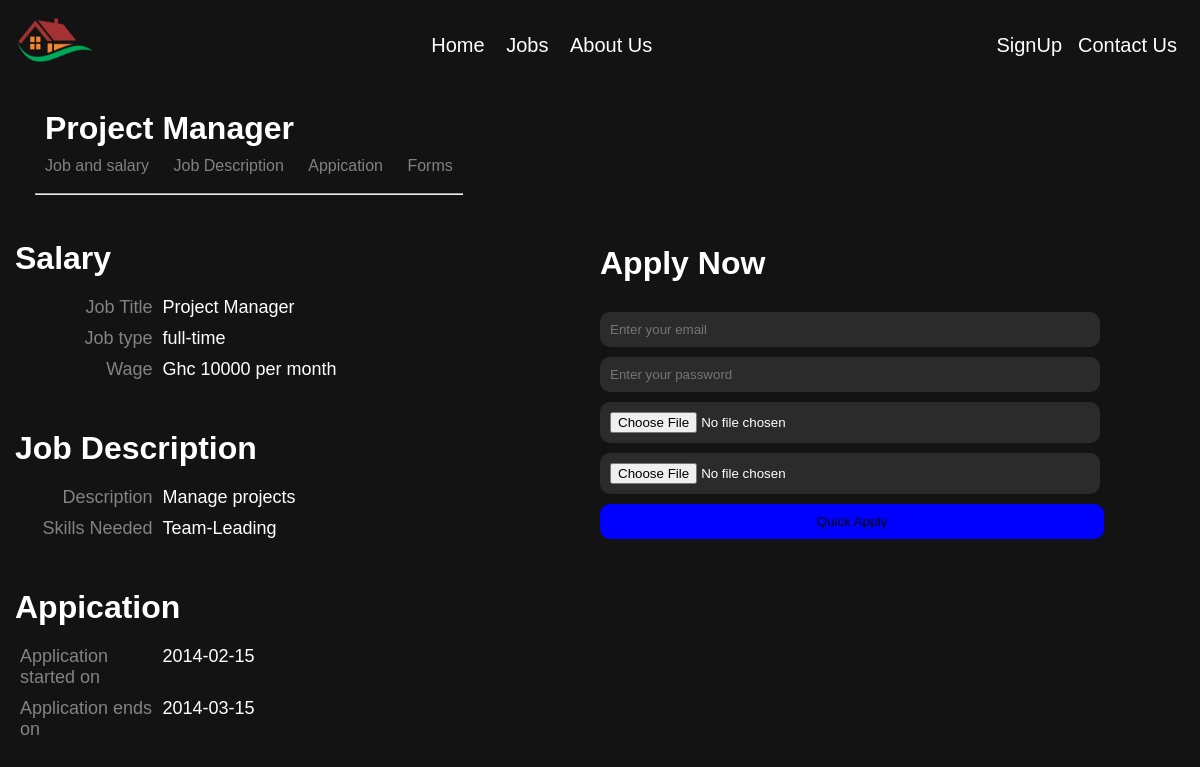
/job/1, run on an earlier commit of the app's database.
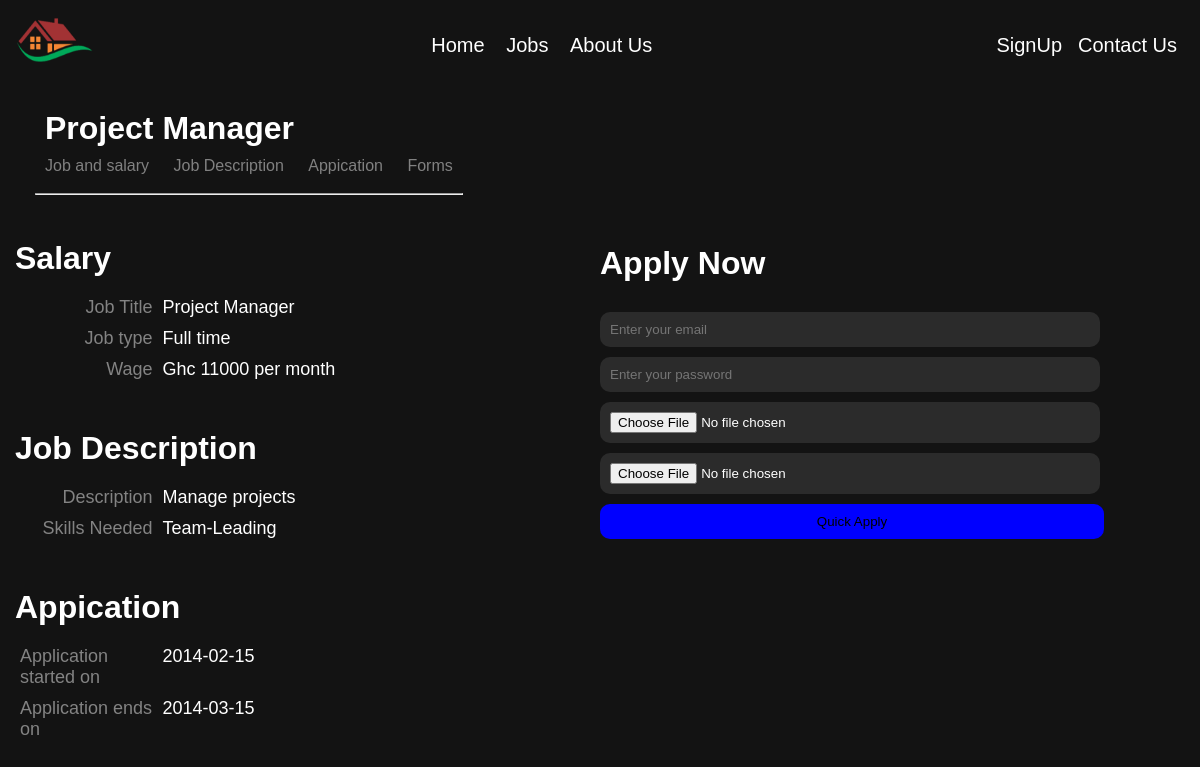
And on a later commit of the database.
### mainApp/models.py (models this page shows)
class Job(db.Model):
    id = db.Column(db.Integer, primary_key=True, nullable=False, autoincrement=True)
    name = db.Column(db.String(50), nullable=False)
    isAvailable = db.Column(db.Boolean, default=True)
    job_description = db.Column(db.String(300), default='No information')
    salary = db.Column(db.Integer)
    skills = db.Column(db.String(100))
    startApply = db.Column(db.Date, default=datetime.date.today())
    endApply = db.Column(db.Date, default=None)
    type = db.Column(db.String(10), default="Full time")
    EMPLOYEE = db.relationship('Employee', backref='employee', cascade='all,delete-orphan')
    APPLICANT = db.relationship('Applicant', backref='applicant', cascade='all,delete-orphan')

### mainApp/views.py (the view, shortened to what this page needs)
@login_required
@views.route('/job/<int:id>', methods = ['GET', 'POST'])
def job(id):
    job = Job.query.filter_by(id=id).first()
    return render_template('job.html', user=current_user, job=job)

### mainApp/templates/job.html (shortened to what this page needs)
{% extends 'base.html' %}
{% block body %}
    {% include 'navbar.html' %}
    <div class="header">
        <div class="header2">
            <div id="name">
                <h1>{{job.name|title}}</h1>
            </div>
            <ul id="list">
                <li><a href="#job_details">Job and salary</a></li>
                <li><a href="#more_details">Job Description</a></li>
                <li><a href="#application_process">Appication</a></li>
                <li><a href="#apply_forms">Forms</a></li>
            </ul>
            <br><hr>
        </div>
    </div>
<div class="part-form">
    <div class="part-form1">
    <div class="details" id="job_details">
        <h1>Salary</h1>
        <div class="tabular">
            <div id="key">Job Title</div>
            <div id="value">{{job.name|title}}</div>
            <div id="key">Job type</div>
            <div id="value">{{job.type}}</div>
            <div id="key">Wage</div>
            <div id="value">Ghc {{job.salary}} per month</div>
        </div>
    </div>
    <div class="details" id="more_details">
        <h1>Job Description</h1>
        <div class="tabular">
            <div id="key">Description</div>
            <div id="value">{{job.job_description}}</div>
            <div id="key">Skills Needed</div>
            <div id="value">{{job.skills|title}}</div>
        </div>
    </div>
    <div class="details" id="application_process">
        <h1>Appication</h1>
        <div class="tabular">
            <div id="key">Application started on</div>
            <div id="value">{{job.startApply}}</div>
            <div id="key">Application ends on</div>
            <div id="value">{{job.endApply}}</div>
        </div>
    </div>
        </div>
    <div class="part-form2">
        <div id="apply_forms">
            <h1>Apply Now</h1>
            <form method="POST" enctype="multipart/form-data">
                <input type="email" name="email" id="email" placeholder="Enter your email">
                <input type="password" name="pass1" id="pass1" placeholder="Enter your password">
                 <input type="file" id="resume" name="resume" accept=".pdf,.doc,.docx">
                 <input type="file" id="cover_file" name="cover_file" accept=".pdf,.doc,.docx">
                <button type="submit">Quick Apply</button>
            </form>
        </div>
    </div>
</div>
{% endblock %}

What changed in the data, as far as the page shows it:
changed Job "Project Manager": type "full-time" → "Full time"; salary "10000" → "11000"
